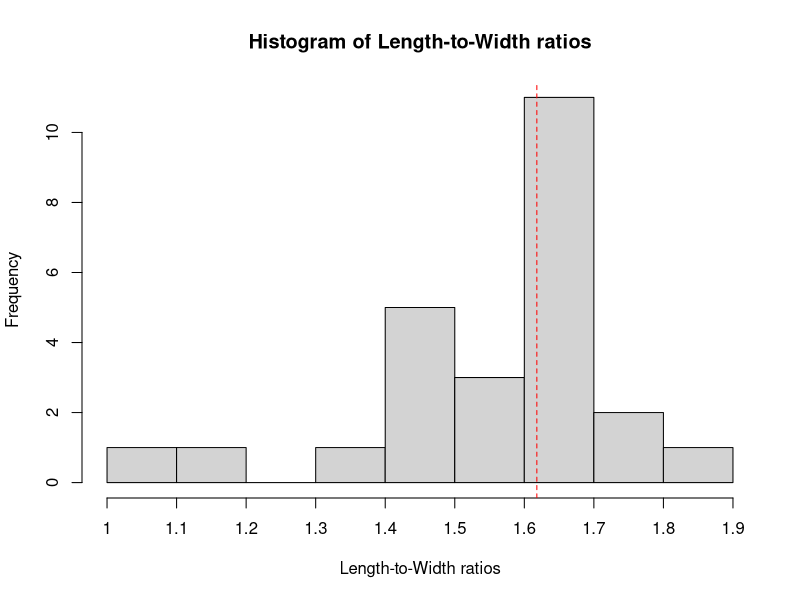
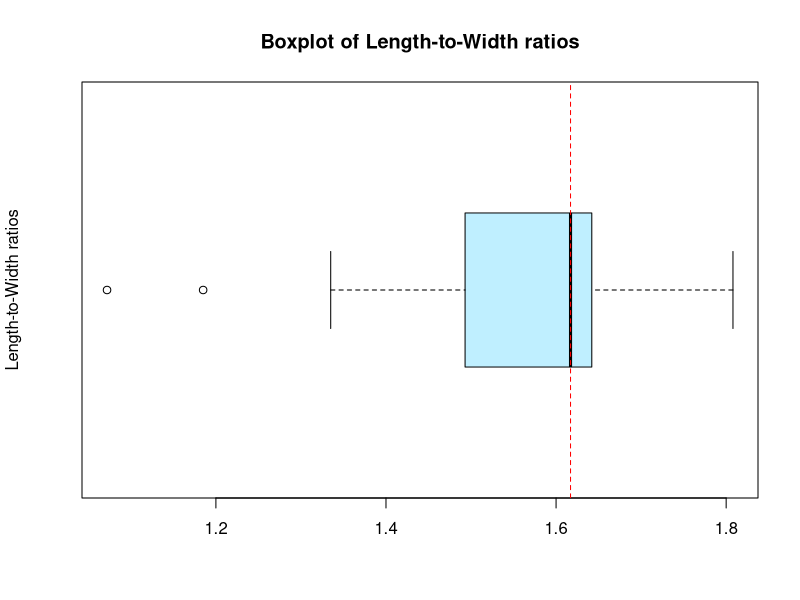
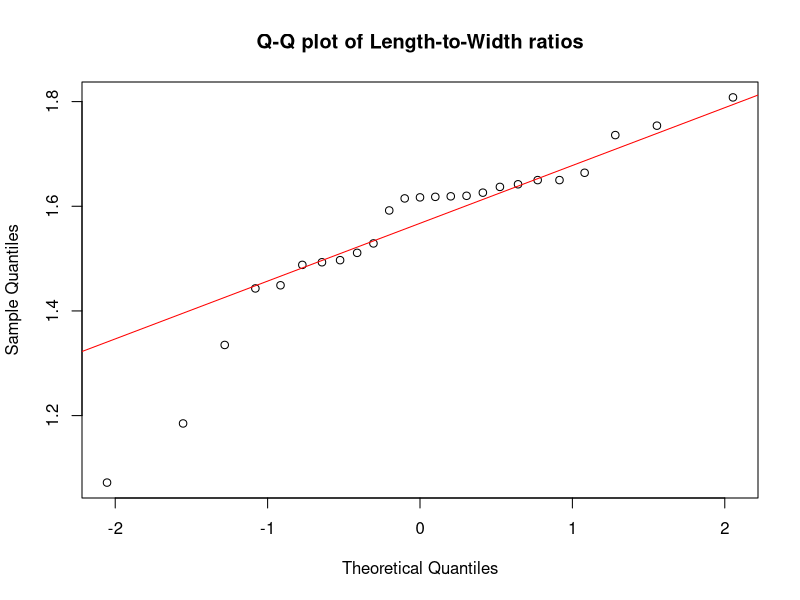
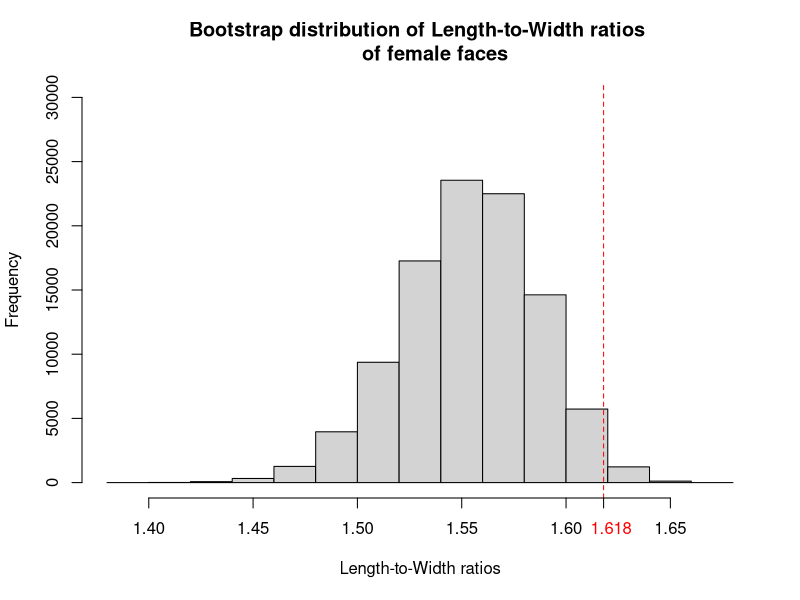

Recreate these plots in R, in order.
# -------------- Activity 3: The Golden Ratio and Facial Beauty -------------- 

# Golden ratio
golden_ratio <- 1.618

#### Classical Approach

# Length-to-width ratios (w/h) of 25 female faces in a tribe in Africa
women_length_width <- c(1.443, 1.335, 1.529, 1.617, 1.493, 1.511, 1.488, 1.626, 
                        1.650, 1.619, 1.449, 1.592, 1.497, 1.618, 1.637, 1.650, 
                        1.642, 1.664, 1.808, 1.754, 1.185, 1.736, 1.072, 1.615, 
                        1.620)

sample_size <- length(women_length_width)


## 1.- Observing the distribution
par(mfrow = c(1, 1))

# Plot histogram of the data
hist(women_length_width, main = "Histogram of Length-to-Width ratios",
     xlab = "Length-to-Width ratios", xlim=c(1.0,1.9),
     xaxt='n') # disables the default x-axis labels

# Set limits in x axis how i need them
axis(1, at=seq(1.0, 1.9, by=0.1), labels=seq(1.0, 1.9, by=0.1))
abline(v = golden_ratio, lty = 2, col = "red")
?seq

# Boxplot
boxplot(women_length_width, main = "Boxplot of Length-to-Width ratios",
        ylab = "Length-to-Width ratios", horizontal=TRUE, col="lightblue1")
abline(v=median(women_length_width), lty=2, col="red")

# Sample median
median(women_length_width) # 1.617


# QQ plot
qqnorm(women_length_width, main = "Q-Q plot of Length-to-Width ratios")
qqline(women_length_width, col = "red")

## 2.- Computing the CI

# Sample mean
sampmean_ratio <- mean(women_length_width)
sampmean_ratio # 1.554

# Sample variance
sampvar_ratio <- var(women_length_width)   
sampvar_ratio # 0.02764133

# Sample standard deviation
sd_ratio <- sd(women_length_width)
sd_ratio

# Confidence level
confidence_level <- 0.96
significance_level <- 1 - confidence_level

# Critical value using a t distribution
critical_value <- qt(significance_level / 2, sample_size - 1, lower.tail = FALSE)
critical_value

# Standard error
standard_error <- sqrt(sampvar_ratio / sample_size)
standard_error

# Margin of error
MOE <- round(critical_value * standard_error,6)
MOE

# Confidence interval limits
lower_limit <- sampmean_ratio - MOE
upper_limit <- sampmean_ratio + MOE
sprintf("Confidence Interval: [%f, %f]", lower_limit, upper_limit)

# With 96% confidence, we cannot conclude that the mean ratio of this tribe's facial 
# measurements differs significantly from the golden ratio, since the golden ratio 
# (1.618) is contained into the CI.

# This suggests that the tribe's facial geometry may align with the golden ratio,
# despite their distinct cultural standards for beauty



#### CI using the bootstrap method 
B<-10^5

set.seed(1645) # Reproductibility of data
mean_ratio_boot<-c()
for (i in 1:B){
  # Creates 10^5 new samples of size 25
  resample<-sample(x=women_length_width, size=sample_size, replace=TRUE)
  mean_ratio_boot[i]<-mean(resample)
}

# Mean of the sample length to width ratios

# Bootstrap sample mean
sampmean_ratio_boot<-mean(mean_ratio_boot) 
sampmean_ratio_boot # 1.553873

# Bootstrap sample variance
sampvar_ratio_boot<-var(mean_ratio_boot)
sampvar_ratio_boot # 0.001058887

# Bootstrap sample standard deviation
sd_ratio_boot<-sd(mean_ratio_boot)
sd_ratio_boot # 0.03254054


## 1.- Observing the distribution
par(mfrow=c(1,1))
hist(x=mean_ratio_boot, main="Bootstrap distribution of Length-to-Width ratios 
     of female faces",xlab="Length-to-Width ratios", ylim=c(0,30000))
abline(v=golden_ratio, lty = 2, col = "red")

# Add label below the golden ratio line
axis(1, at=golden_ratio, labels=sprintf("   %.3f", golden_ratio), col.axis="red")


# The distribution does resemble a normal distribution, although, there is a
# "a bit of" asymmetry to the left


# Computing the CI for the mean
sample_size_boot<-length(mean_ratio_boot)

# Comparing the CI using a normal and a t distribution

# 1) Using t distribution
critical_valueT_boot<-qt(significance_level/2,sample_size_boot-1, lower.tail=FALSE)
critical_valueT_boot #2.053776

standard_errorT_boot<-sqrt(sampvar_ratio_boot/sample_size_boot)
standard_errorT_boot # 0.0001029022

MOET_boot<-critical_valueT_boot*standard_errorT_boot
MOET_boot # 0.0002113381

lower_limitT_boot<-sampmean_ratio_boot - MOET_boot
upper_limitT_boot<-sampmean_ratio_boot + MOET_boot
sprintf("Confidence interval: [%f,%f]", lower_limitT_boot, upper_limitT_boot)
# Confidence interval: [1.553661,1.554084]


# 2) Using normal distribution
critical_valueZ_boot<-qnorm(significance_level/2, lower.tail = FALSE)
critical_valueZ_boot # 2.053749

standard_errorZ_boot<-sqrt(sampvar_ratio_boot/sample_size_boot)
standard_errorZ_boot # 0.0001029022

MOEZ_boot<-critical_valueZ_boot*standard_errorZ_boot
MOEZ_boot  # 0.0002113353

lower_limitZ_boot<-sampmean_ratio_boot - MOEZ_boot
upper_limitZ_boot<-sampmean_ratio_boot + MOEZ_boot
sprintf("Confidence interval: [%f ,%f]", lower_limitZ_boot, upper_limitZ_boot)
# Confidence interval: [1.553661 ,1.554084]

